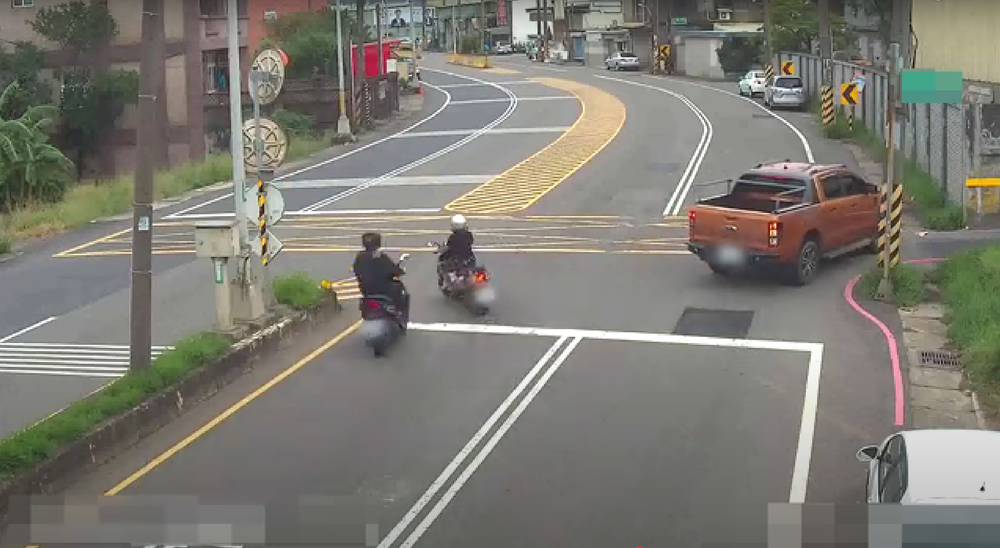
%> input picture 0310/6.png, 1000 x 548 px, shrunk from 2865 x 1570 before the run
$ octave W04_06.m   (GNU Octave 9; MATLAB toolbox functions it lacks are replaced by stand-ins)
%> lines starting %> are read from the running program, lines starting %| are printed output that depends on the picture
%load color image and process it
clc;
clear All;
close All;

colorImg = imread('6.png');
%> colorImg is the input picture: size 548x1000x3 uint8; mean R, G, B 125.4, 123.3, 115.3
figure;
imshow(colorImg); title('彩色原圖');

% 提取並顯示各色彩通道
redChannel = colorImg(:,:,1);
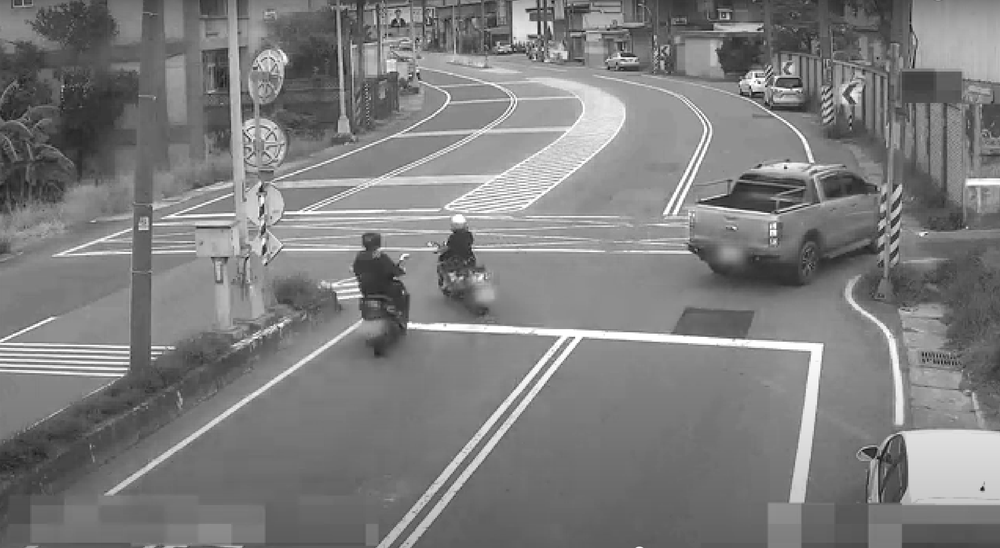
%> redChannel: size 548x1000 uint8; min 4, max 255, mean 125.4
greenChannel = colorImg(:,:,2);
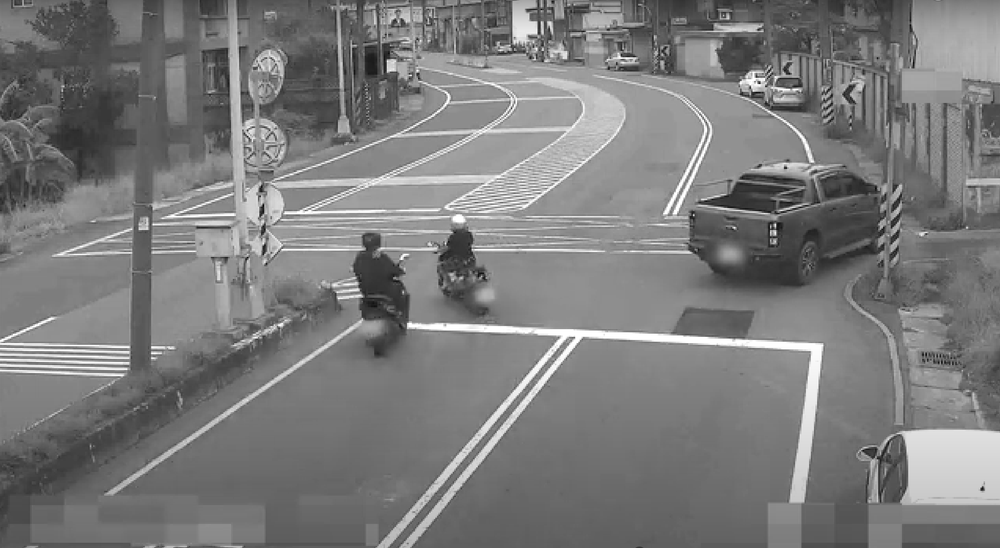
%> greenChannel: size 548x1000 uint8; min 1, max 255, mean 123.3
blueChannel = colorImg(:,:,3);
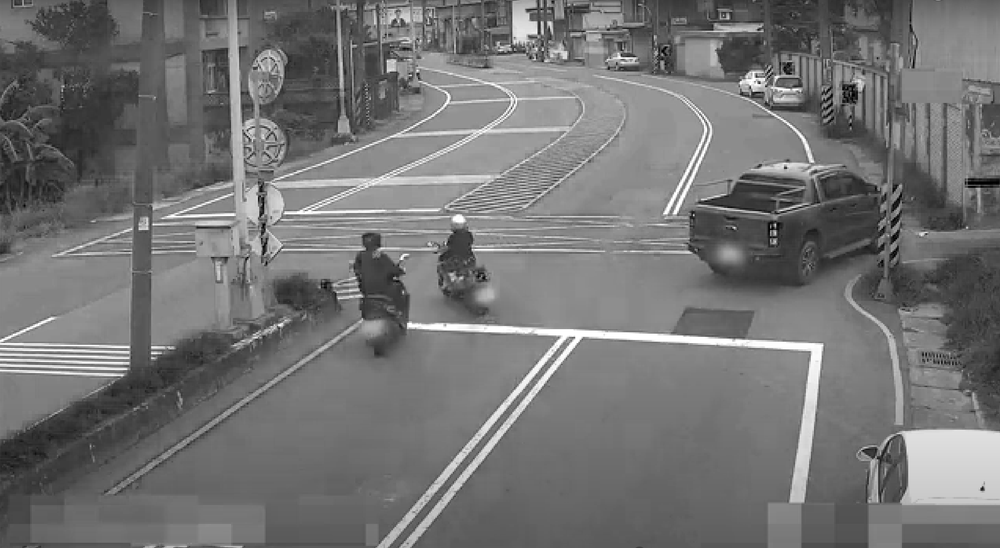
%> blueChannel: size 548x1000 uint8; min 0, max 255, mean 115.3

% 創建只有紅色通道的RGB圖像
redOnly = zeros(size(colorImg), 'uint8');
redOnly(:,:,1) = redChannel; % 只填充紅色通道
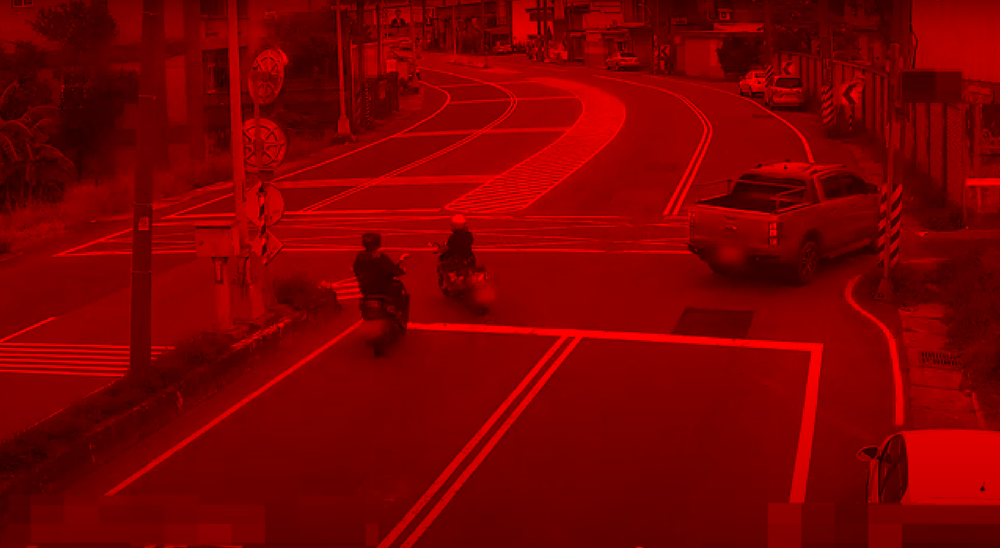
%> redOnly: size 548x1000x3 uint8; mean R, G, B 125.4, 0, 0

% 針對紅色通道偏暗的問題進行增強
enhancedRed = imadjust(redChannel, [0 1], [0.2 1]); % 增強紅色通道
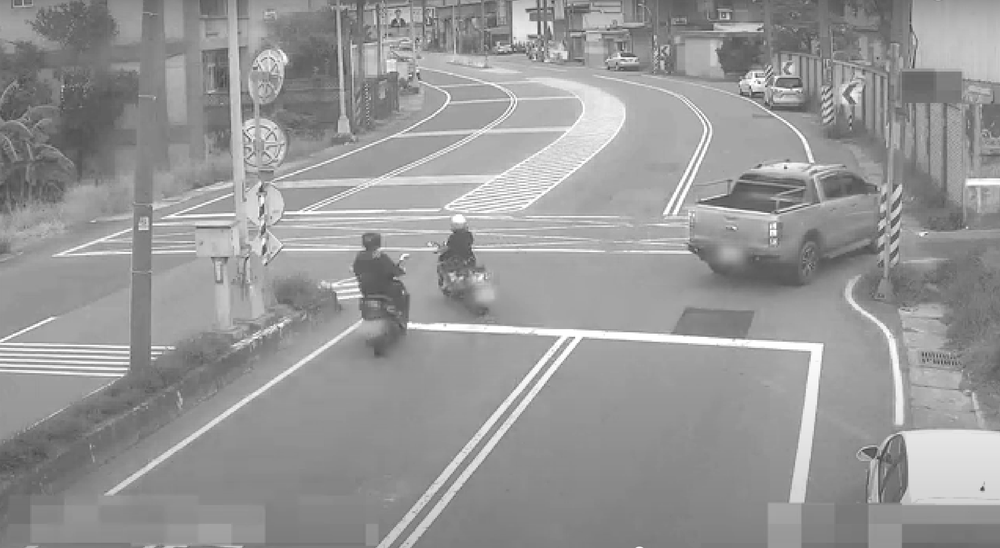
%> enhancedRed: size 548x1000 uint8; min 54, max 255, mean 151.3

% 創建增強後的彩色圖像
enhancedImg = colorImg;
enhancedImg(:,:,1) = enhancedRed; % 替換為增強後的紅色通道
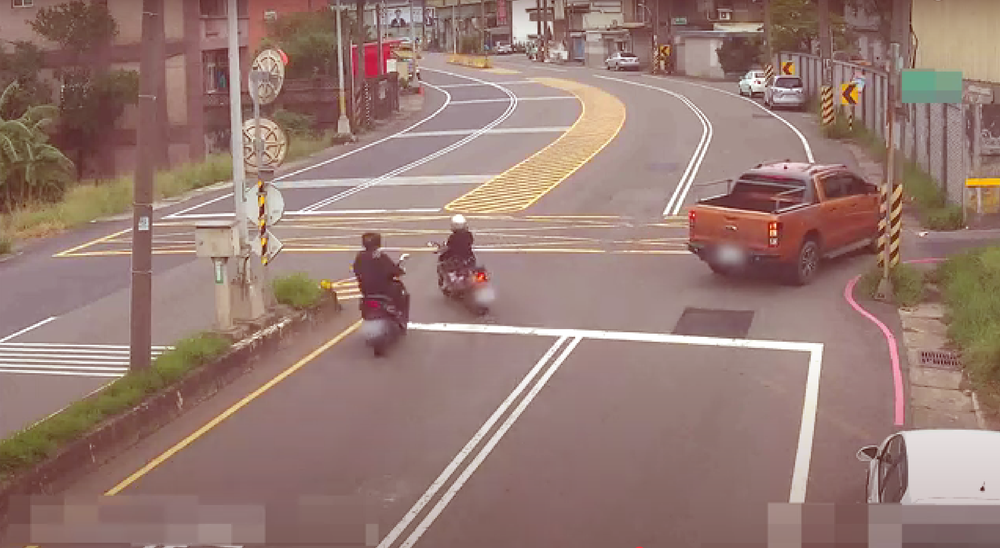
%> enhancedImg: size 548x1000x3 uint8; mean R, G, B 151.3, 123.3, 115.3

% 顯示增強效果
figure;
subplot(1,3,1); imshow(colorImg); title('原始圖像');
subplot(1,3,2); imshow(redOnly); title('紅色通道');
subplot(1,3,3); imshow(enhancedImg); title('紅色通道增強後');

% 顯示增強前後的紅色通道直方圖比較
figure;
subplot(1,2,1); imhist(redChannel); title('原始紅色通道直方圖');
subplot(1,2,2); imhist(enhancedRed); title('增強後紅色通道直方圖');
%> after `title('增強後紅色通道直方圖')`:
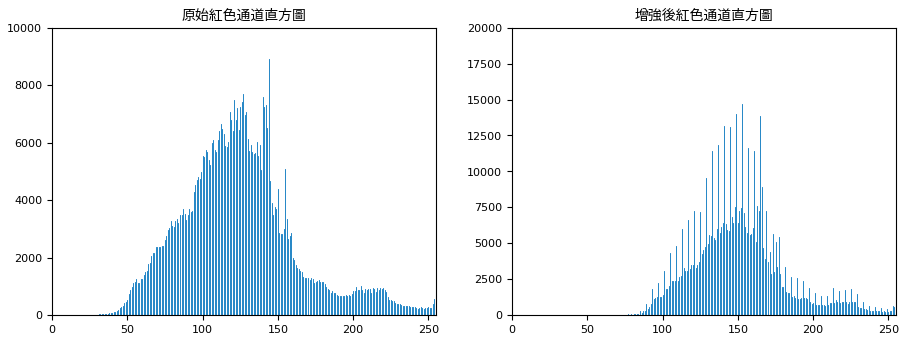
%> figure redrawn from the program's plot data, 2 panels; panel 1: highest point at x = 144, y = 8910; panel 2: highest point at x = 153, y = 14678
